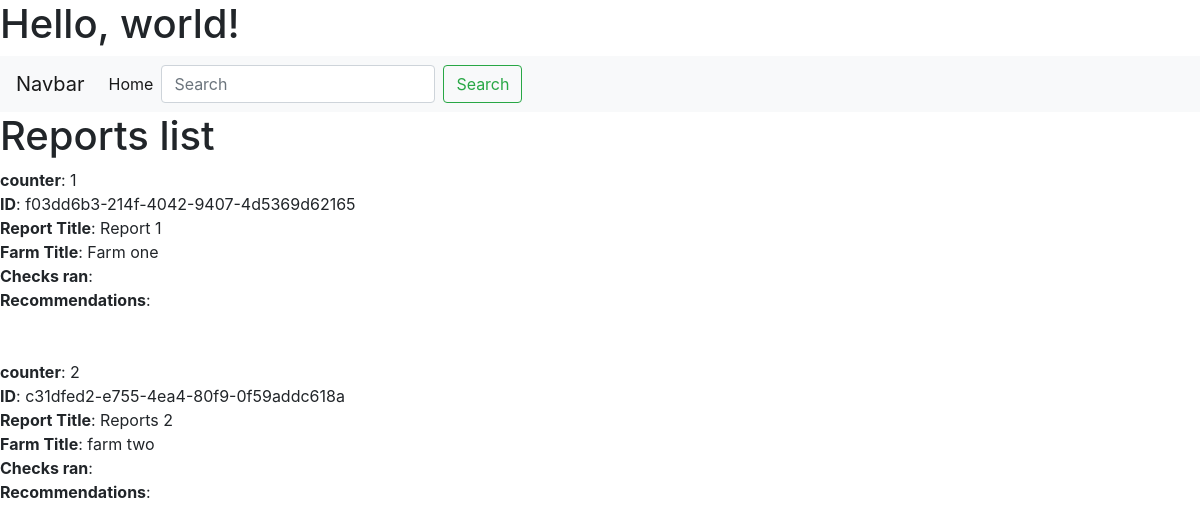
/reports_list, run on an earlier commit of the app's database.
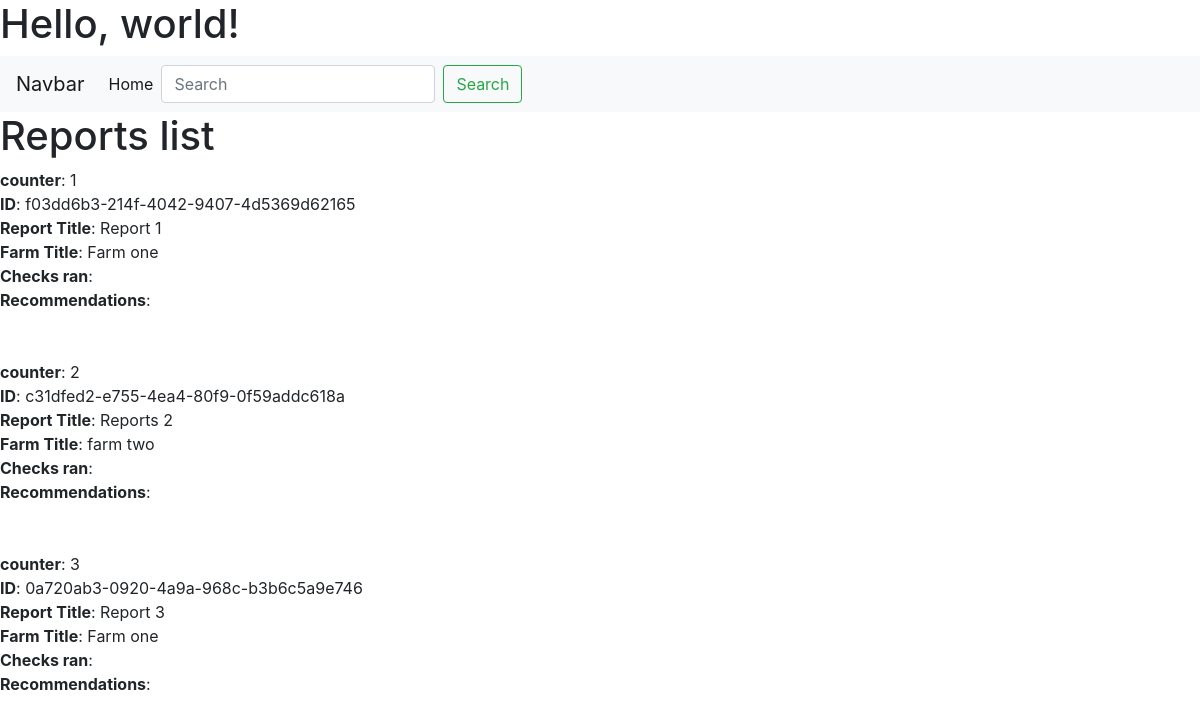
And on a later commit of the database.
### queryObj/models.py (models this page shows, shortened)
class Report(models.Model):
    id = models.UUIDField(
    primary_key = True,
    default=uuid.uuid4,
    editable=False)
    title = models.CharField(max_length=200)
    farm = models.ForeignKey(Farm, on_delete=models.SET_NULL, null=True)
    checks_ran = tinymce_models.HTMLField(blank=True, null=True)
    recommendations = tinymce_models.HTMLField(blank=True, null=True)

class Farm(models.Model):
    id = models.UUIDField(
    primary_key = True,
    default=uuid.uuid4,
    editable=False)
    farm_name = models.CharField(max_length=200)
    class Meta:
        permissions = [
        ('special_status', 'Can view farms')
        ]

### queryObj/views.py (the view)
# urls.py: path('reports_list', views.reports_list, name='reports_list'),
def reports_list(request):
    reports = Report.objects.all()
    context = {
        'reports': reports
    }
    return render(request, 'seach_obj.html', context)

### templates/seach_obj.html (shortened to what this page needs)
<!doctype html>
<html lang="en">
  <head>
    <link rel="stylesheet" href="https://cdn.jsdelivr.net/npm/bootstrap@4.4.1/dist/css/bootstrap.min.css">
  </head>
  <body>
    <h1>Hello, world!</h1>
    <nav class="navbar navbar-expand-lg navbar-light bg-light">
  <a class="navbar-brand" href="#">Navbar</a>
  <div class="collapse navbar-collapse" id="navbarSupportedContent">
    <ul class="navbar-nav mr-auto">
      <li class="nav-item active">
        <a class="nav-link" href="#">Home <span class="sr-only">(current)</span></a>
      </li>
    <form class="form-inline my-2 my-lg-0" action="{% url 'search_by_q_objects' %}">
      <input class="form-control mr-sm-2" name="query" type="search" placeholder="Search" aria-label="Search">
      <button class="btn btn-outline-success my-2 my-sm-0" type="submit">Search</button>
    </form>
  </div>
</nav>
<h1>Reports list</h1>
{% for report in reports %}
<strong>counter</strong>: {{forloop.counter}} <br>
<strong>ID</strong>: {{report.id}} <br>
<strong>Report Title</strong>: {{report.title}} <br>
<strong>Farm Title</strong>: {{report.farm.farm_name}} <br>
<strong>Checks ran</strong>: {{report.checks_ran}} <br>
<strong>Recommendations</strong>: {{report.recommendations}}
<br> <br> <br>
{% endfor %}
  </body>
</html>

What changed in the data, as far as the page shows it:
added Report: id "0a720ab3-0920-4a9a-968c-b3b6c5a9e746", title "Report 3", farm.farm_name "Farm one"
